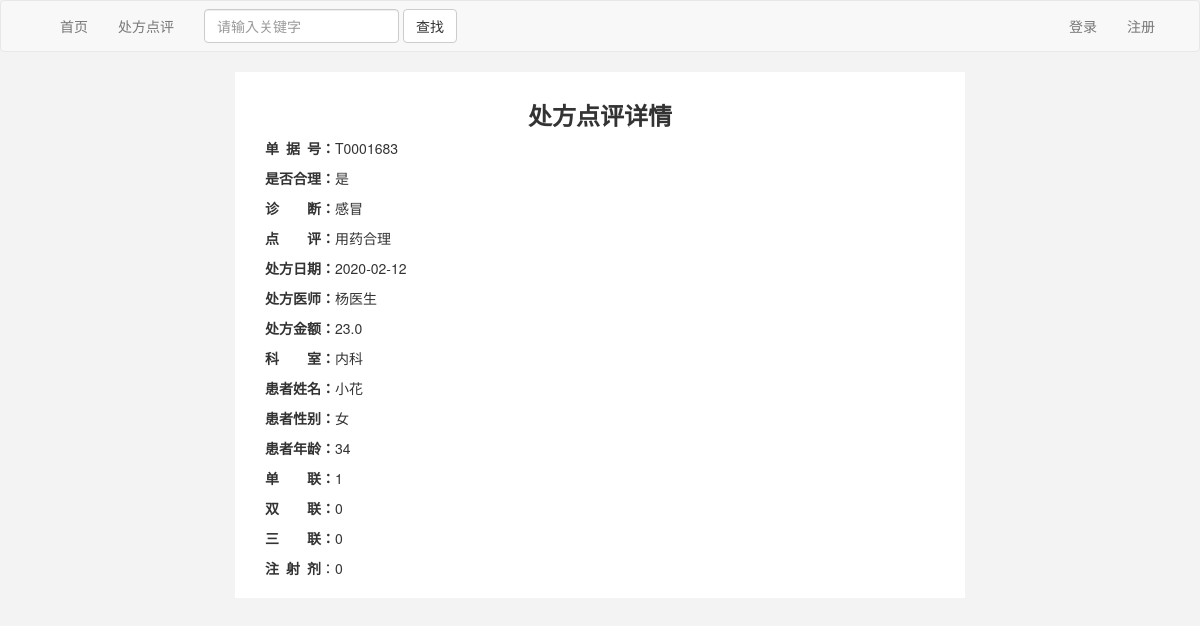
/detail/3, run on the app's committed database.
### models.py (models this page shows)
class Prescription(db.Model):
    __tablename__ = 'prescription'
    id = db.Column(db.Integer, primary_key = True, autoincrement = True)
    t_id = db.Column(db.String(11), nullable=False)
    name = db.Column(db.String(18), nullable=False)
    gender = db.Column(db.String(2), nullable=False)
    age = db.Column(db.String(3), nullable=False)
    pre_date = db.Column(db.DateTime)
    diagnosis = db.Column(db.Text, nullable=False)
    first_page = db.Column(db.String(2), nullable=False)
    second_page = db.Column(db.String(2), nullable=False)
    third_page = db.Column(db.String(2), nullable=False)
    injection = db.Column(db.String(2), nullable=False)
    pre_amount = db.Column(db.Float(2), nullable=False)
    prescriber = db.Column(db.String(18), nullable=False)
    section = db.Column(db.String(36), nullable=False)
    reasonable = db.Column(db.String(2), nullable=False)
    comments = db.Column(db.Text)

### pcs.py (the view)
@app.route('/detail/<pre_id>')
def detail(pre_id):
    pre_item = Prescription.query.filter(Prescription.id == pre_id).first()
    return render_template('detail.html', pre_item=pre_item)

### pcs.py (called while the page is built)
@app.context_processor
def my_context_processor():
    user_id = session.get('user_id')
    if user_id:
        user = User.query.filter(User.id == user_id).first()
        if user:
            return {'user': user}
    return {}

### templates/detail.html (shortened to what this page needs)
{% extends 'base.html' %}
{% block head %}
    <link rel="stylesheet" href="{{ url_for('static', filename='css/detail.css') }}">
{% endblock %}
{% block main %}
    <h3 class="page-title">处方点评详情</h3>
    <div class="pre-comment-detail">
        <P><span class="pre-comment-detail-font">单&ensp;据&ensp;号：</span>{{ pre_item.t_id }}</P>
        <P><span class="pre-comment-detail-font">是否合理：</span>{{ pre_item.reasonable }}</P>
        <P><span class="pre-comment-detail-font">诊&emsp;&emsp;断：</span>{{ pre_item.diagnosis }}</P>
        <P><span class="pre-comment-detail-font">点&emsp;&emsp;评：</span>{{ pre_item.comments}}</P>
        <P><span class="pre-comment-detail-font">处方日期：</span>{{ pre_item.pre_date.strftime("%Y-%m-%d") }}</P>
        <P><span class="pre-comment-detail-font">处方医师：</span>{{ pre_item.prescriber }}</P>
        <P><span class="pre-comment-detail-font">处方金额：</span>{{ pre_item.pre_amount }}</P>
        <p><span class="pre-comment-detail-font">科&emsp;&emsp;室：</span>{{ pre_item.section }}</p>
        <P><span class="pre-comment-detail-font">患者姓名：</span>{{ pre_item.name }}</P>
        <P><span class="pre-comment-detail-font">患者性别：</span>{{ pre_item.gender }}</P>
        <P><span class="pre-comment-detail-font">患者年龄：</span>{{ pre_item.age }}</P>
        <P><span class="pre-comment-detail-font">单&emsp;&emsp;联：</span>{{ pre_item.first_page }}</P>
        <P><span class="pre-comment-detail-font">双&emsp;&emsp;联：</span>{{ pre_item.second_page }}</P>
        <P><span class="pre-comment-detail-font">三&emsp;&emsp;联：</span>{{ pre_item.third_page }}</P>
        <P><span class="pre-comment-detail-font">注&ensp;射&ensp;剂</span>：{{ pre_item.injection }}</P>
    </div>
{% endblock %}

### static/css/base.css (style rules this page uses)
body { background: #f3f3f3; }
.page-title { text-align: center; font-weight: bold; }

### static/css/detail.css (style rules this page uses)
.pre-comment-detail { padding-left: 20px; }
.pre-comment-detail-font { font-weight: 900; }

### data on the page
Prescription: t_id "T0001683", reasonable "是", diagnosis "感冒", comments "用药合理", pre_date "2020-02-12", prescriber "杨医生", pre_amount "23.0", section "内科", name "小花", gender "女", age "34", first_page "1", second_page "0", third_page "0", injection "0"
